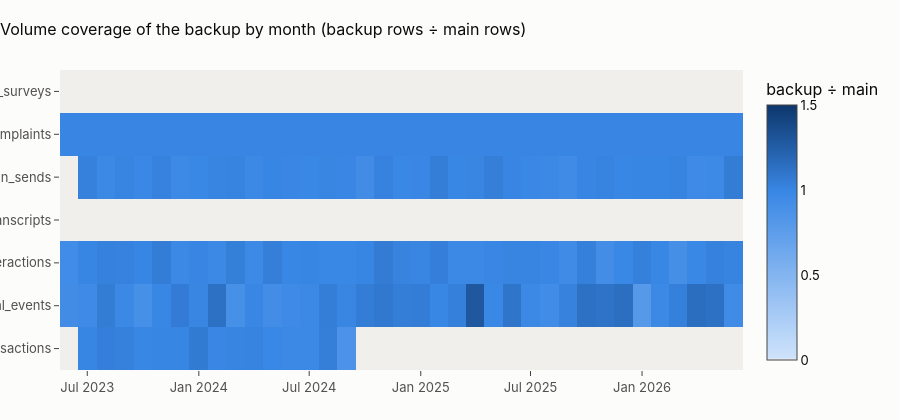

Notebook code for this chart:
### Markdown cell above
## 1 · Coverage by table and month
Share of main-folder rows that the backup holds per **process month** (backup rows ÷ main rows).
1.0 = same volume, 0 = nothing. This is *volume* coverage, not row identity (that comes next).

### Code cell
months = pd.period_range("2023-06", "2026-06", freq="M").astype(str)
rows = []
for t in FACTS:
    m = (
        con.sql(f"select strftime(process_date,'%Y-%m') ym, count(*) n from m_{t} group by 1")
        .df()
        .set_index("ym")
        .n
    )
    b = (
        con.sql(f"select strftime(process_date,'%Y-%m') ym, count(*) n from b_{t} group by 1")
        .df()
        .set_index("ym")
        .n
        if has_b[t]
        else pd.Series(dtype=float)
    )
    rows.append((m.reindex(months).fillna(0).rename(t), b.reindex(months).fillna(0).rename(t)))
mm = pd.DataFrame({t: r[0] for t, r in zip(FACTS, rows)}).T
bb = pd.DataFrame({t: r[1] for t, r in zip(FACTS, rows)}).T
cov = (bb / mm.replace(0, np.nan)).fillna(0)

fig = go.Figure(
    go.Heatmap(
        z=cov.values,
        x=cov.columns,
        y=cov.index,
        zmin=0,
        zmax=1.5,
        colorscale=[[0, "#f0efec"], [0.01, "#cde2fb"], [0.66, "#3987e5"], [1, "#0d366b"]],
        colorbar=dict(title="backup ÷ main"),
        hovertemplate="%{y}<br>%{x}<br>ratio %{z:.2f}<extra></extra>",
    )
)
fig.update_layout(
    title="Volume coverage of the backup by month (backup rows ÷ main rows)", height=420
)
fig.show()

### Figure 1 — Plotly figure (JSON) as saved in the notebook; plotly's stock layout.template omitted (floating-point values rounded to 4 significant figures; data arrays with more than 128 entries replaced by an {"elided": "..."} marker saying what was removed)
{"data": [{"colorbar": {"title": {"text": "backup ÷ main"}}, "colorscale": [[0, "#f0efec"], [0.01, "#cde2fb"], [0.66, "#3987e5"], [1, "#0d366b"]], "hovertemplate": "%{y}<br>%{x}<br>ratio %{z:.2f}<extra></extra>", "type": "heatmap", "x": ["2023-06", "2023-07", "2023-08", "2023-09", "2023-10", "2023-11", "2023-12", "2024-01", "2024-02", "2024-03", "2024-04", "2024-05", "2024-06", "2024-07", "2024-08", "2024-09", "2024-10", "2024-11", "2024-12", "2025-01", "2025-02", "2025-03", "2025-04", "2025-05", "2025-06", "2025-07", "2025-08", "2025-09", "2025-10", "2025-11", "2025-12", "2026-01", "2026-02", "2026-03", "2026-04", "2026-05", "2026-06"], "y": ["transactions", "digital_events", "call_center_interactions", "call_transcripts", "campaign_sends", "complaints", "satisfaction_surveys"], "z": {"elided": "7x37 float values"}, "zmax": 1.5, "zmin": 0}], "layout": {"height": 420, "title": {"text": "Volume coverage of the backup by month (backup rows ÷ main rows)"}}}
